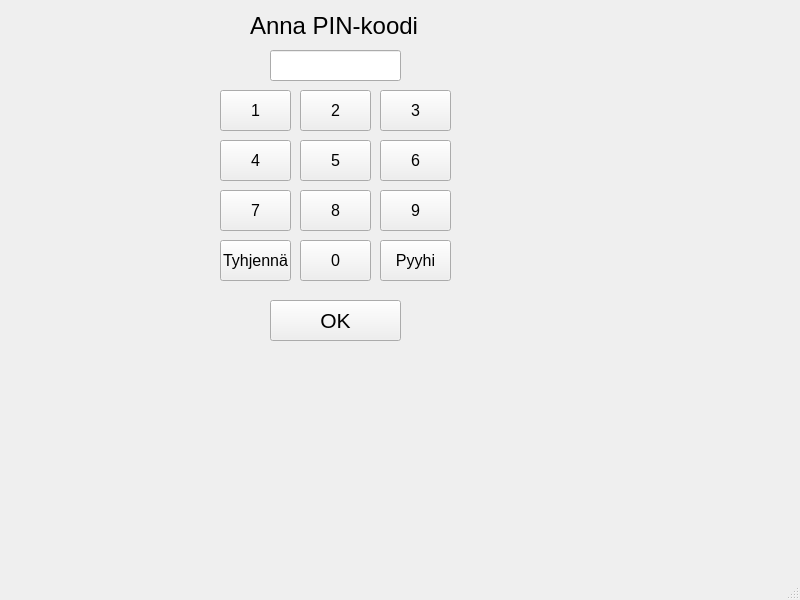
<?xml version="1.0" encoding="UTF-8"?>
<ui version="4.0">
 <class>MainWindow</class>
 <widget class="QMainWindow" name="MainWindow">
  <property name="geometry">
   <rect>
    <x>0</x>
    <y>0</y>
    <width>800</width>
    <height>600</height>
   </rect>
  </property>
  <property name="windowTitle">
   <string>MainWindow</string>
  </property>
  <widget class="QWidget" name="centralwidget">
   <widget class="QPushButton" name="btn5">
    <property name="geometry">
     <rect>
      <x>300</x>
      <y>140</y>
      <width>71</width>
      <height>41</height>
     </rect>
    </property>
    <property name="font">
     <font>
      <pointsize>12</pointsize>
     </font>
    </property>
    <property name="text">
     <string>5</string>
    </property>
   </widget>
   <widget class="QPushButton" name="btn8">
    <property name="geometry">
     <rect>
      <x>300</x>
      <y>190</y>
      <width>71</width>
      <height>41</height>
     </rect>
    </property>
    <property name="font">
     <font>
      <pointsize>12</pointsize>
     </font>
    </property>
    <property name="text">
     <string>8</string>
    </property>
   </widget>
   <widget class="QPushButton" name="btn1">
    <property name="geometry">
     <rect>
      <x>220</x>
      <y>90</y>
      <width>71</width>
      <height>41</height>
     </rect>
    </property>
    <property name="font">
     <font>
      <pointsize>12</pointsize>
     </font>
    </property>
    <property name="text">
     <string>1</string>
    </property>
   </widget>
   <widget class="QPushButton" name="btn9">
    <property name="geometry">
     <rect>
      <x>380</x>
      <y>190</y>
      <width>71</width>
      <height>41</height>
     </rect>
    </property>
    <property name="font">
     <font>
      <pointsize>12</pointsize>
     </font>
    </property>
    <property name="text">
     <string>9</string>
    </property>
   </widget>
   <widget class="QPushButton" name="btn3">
    <property name="geometry">
     <rect>
      <x>380</x>
      <y>90</y>
      <width>71</width>
      <height>41</height>
     </rect>
    </property>
    <property name="font">
     <font>
      <pointsize>12</pointsize>
     </font>
    </property>
    <property name="text">
     <string>3</string>
    </property>
   </widget>
   <widget class="QLineEdit" name="lineEdit">
    <property name="geometry">
     <rect>
      <x>270</x>
      <y>50</y>
      <width>131</width>
      <height>31</height>
     </rect>
    </property>
    <property name="font">
     <font>
      <pointsize>16</pointsize>
     </font>
    </property>
    <property name="text">
     <string/>
    </property>
   </widget>
   <widget class="QPushButton" name="btn6">
    <property name="geometry">
     <rect>
      <x>380</x>
      <y>140</y>
      <width>71</width>
      <height>41</height>
     </rect>
    </property>
    <property name="font">
     <font>
      <pointsize>12</pointsize>
     </font>
    </property>
    <property name="text">
     <string>6</string>
    </property>
   </widget>
   <widget class="QPushButton" name="btnErase">
    <property name="geometry">
     <rect>
      <x>380</x>
      <y>240</y>
      <width>71</width>
      <height>41</height>
     </rect>
    </property>
    <property name="font">
     <font>
      <pointsize>12</pointsize>
     </font>
    </property>
    <property name="text">
     <string>Pyyhi</string>
    </property>
   </widget>
   <widget class="QLabel" name="label">
    <property name="geometry">
     <rect>
      <x>250</x>
      <y>0</y>
      <width>531</width>
      <height>51</height>
     </rect>
    </property>
    <property name="font">
     <font>
      <pointsize>18</pointsize>
     </font>
    </property>
    <property name="text">
     <string>Anna PIN-koodi</string>
    </property>
   </widget>
   <widget class="QPushButton" name="btn4">
    <property name="geometry">
     <rect>
      <x>220</x>
      <y>140</y>
      <width>71</width>
      <height>41</height>
     </rect>
    </property>
    <property name="font">
     <font>
      <pointsize>12</pointsize>
     </font>
    </property>
    <property name="text">
     <string>4</string>
    </property>
   </widget>
   <widget class="QPushButton" name="btn7">
    <property name="geometry">
     <rect>
      <x>220</x>
      <y>190</y>
      <width>71</width>
      <height>41</height>
     </rect>
    </property>
    <property name="font">
     <font>
      <pointsize>12</pointsize>
     </font>
    </property>
    <property name="text">
     <string>7</string>
    </property>
   </widget>
   <widget class="QPushButton" name="btn0">
    <property name="geometry">
     <rect>
      <x>300</x>
      <y>240</y>
      <width>71</width>
      <height>41</height>
     </rect>
    </property>
    <property name="font">
     <font>
      <pointsize>12</pointsize>
     </font>
    </property>
    <property name="text">
     <string>0</string>
    </property>
   </widget>
   <widget class="QPushButton" name="btnReset">
    <property name="geometry">
     <rect>
      <x>220</x>
      <y>240</y>
      <width>71</width>
      <height>41</height>
     </rect>
    </property>
    <property name="font">
     <font>
      <pointsize>12</pointsize>
     </font>
    </property>
    <property name="text">
     <string>Tyhjennä</string>
    </property>
   </widget>
   <widget class="QPushButton" name="btn2">
    <property name="geometry">
     <rect>
      <x>300</x>
      <y>90</y>
      <width>71</width>
      <height>41</height>
     </rect>
    </property>
    <property name="font">
     <font>
      <pointsize>12</pointsize>
     </font>
    </property>
    <property name="text">
     <string>2</string>
    </property>
   </widget>
   <widget class="QPushButton" name="btnOK">
    <property name="geometry">
     <rect>
      <x>270</x>
      <y>300</y>
      <width>131</width>
      <height>41</height>
     </rect>
    </property>
    <property name="font">
     <font>
      <pointsize>16</pointsize>
     </font>
    </property>
    <property name="text">
     <string>OK</string>
    </property>
   </widget>
  </widget>
  <widget class="QMenuBar" name="menubar">
   <property name="geometry">
    <rect>
     <x>0</x>
     <y>0</y>
     <width>800</width>
     <height>21</height>
    </rect>
   </property>
  </widget>
  <widget class="QStatusBar" name="statusbar"/>
 </widget>
 <resources/>
 <connections/>
</ui>
